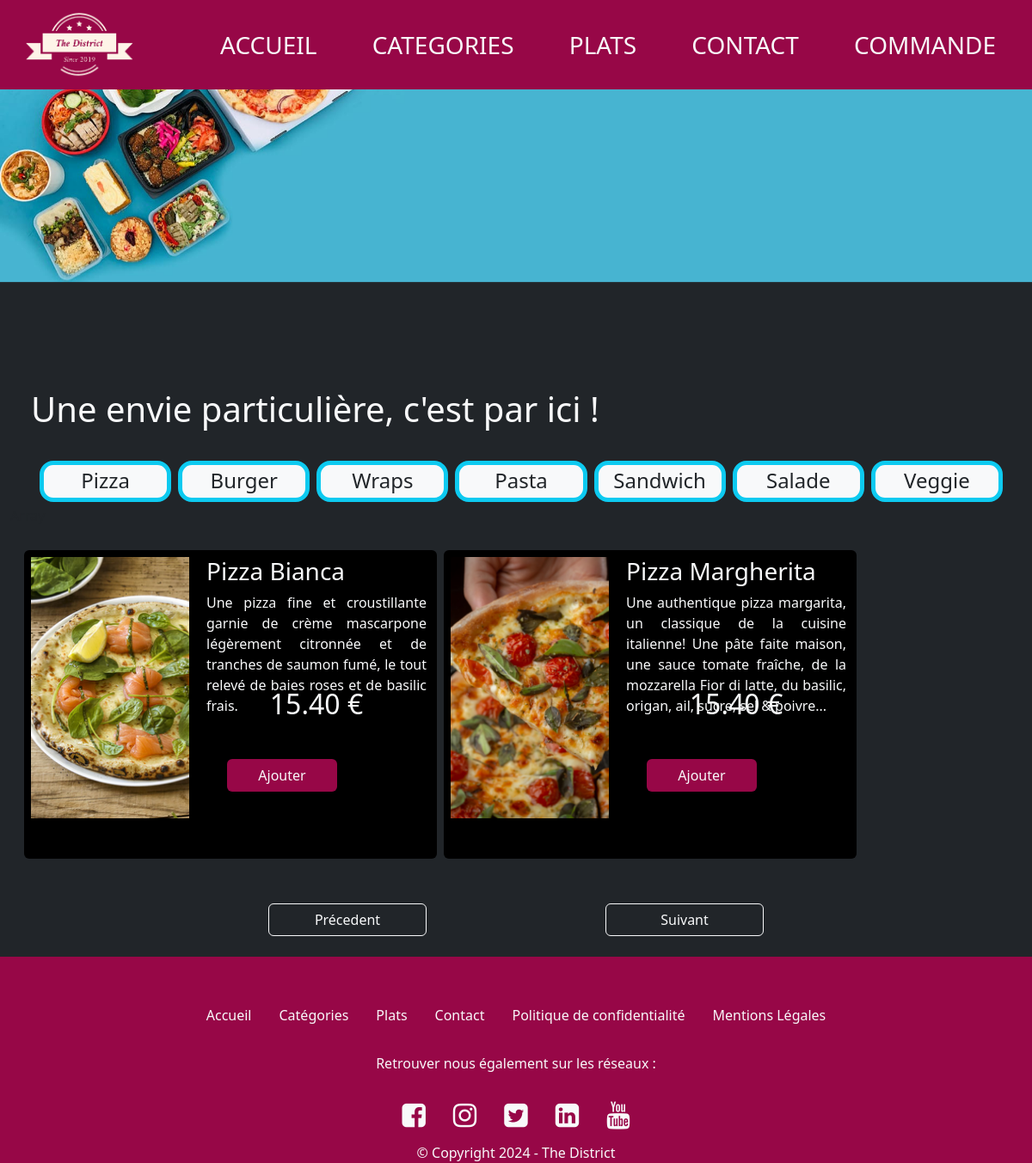
/FRONT/categories.php, run on the app's committed database.
### tables this page shows
CREATE TABLE `categorie` (
  `id` int(11) NOT NULL,
  `libelle` varchar(100) NOT NULL,
  `image` varchar(255) NOT NULL,
  `active` varchar(10) NOT NULL
);

CREATE TABLE `plat` (
  `id` int(11) NOT NULL,
  `libelle` varchar(100) NOT NULL,
  `description` text NOT NULL,
  `prix` decimal(10,2) NOT NULL,
  `image` varchar(255) NOT NULL,
  `id_categorie` int(11) NOT NULL,
  `active` varchar(10) NOT NULL
);

### FRONT/DAO.php (called while the page is built, shortened)
<?php
function getCateg($db)
{
    $categ = $db->query("SELECT * FROM categorie WHERE active = 'Yes'");
    $result = $categ->fetchAll(PDO::FETCH_OBJ);
    return $result;
}
function getPlatsByCat($cat, $db)
{
    $query = $db->prepare("SELECT * FROM plat WHERE active = 'Yes' AND id_categorie=:cat_id");
    $query->bindParam(':cat_id', $cat, PDO::PARAM_INT);
    $query->execute();
    $platsByCat = $query->fetchAll(PDO::FETCH_OBJ);
    return $platsByCat;
}

### FRONT/categories.php (the view, shortened to what this page needs)
<?php
include 'header.php';
include 'db_connect.php';
require_once ('DAO.php');
?>
<div class="banniere_cat parallax" >
</div>
<div id="menu-categorie" class="container-fluid mt-4 mx-auto">
<h1 class="text-light p-4">Une envie particulière, c'est par ici !</h1>
  <ul class="container nav justify-content-center">
    <?php
    $categories = getCateg($db);
    foreach ($categories as $cat): ?>
      <a class="nav-link text-dark fs-4 col bg-light m-1 rounded-4 text-center border border-info border-5 p-0 button btn-animate" aria-current="page" href="categories.php?id=<?= $cat->id ?>">
        <li class="nav-item li align-middle"><?= $cat->libelle ?></li>
      </a>
    <?php endforeach; ?>
  </ul>
<?php
$id= $_GET['id'] ?? 4;
$categories=getPlatsByCat($id, $db);
if (!empty ($id)) : ?>
  <div class="col row text-light p-4">
  <?php foreach ($categories as $afficher => $key): ?>
    <div class="col-5 row rounded m-1 bg-black p-0">
      <div class="col-5 p-0">
        <img src="images/food/<?= $key->image ?>" class="mini rounded-start p-2" >
      </div>
      <div class="col-7">
        <h3 class="card-title pt-2 pb-2"><?= $key->libelle ?></h3>
        <p class="card-text justify-text h-25"><?= $key->description ?></p>
        <p class="card-text fs-2  text-center"><?= $key->prix . " €"?></p>
        <a href="plats.php" class="btn m-4 w-50 color_district text-center text-light" style="background-color: #970747;">Ajouter</a>
      </div>
    </div>
  <?php endforeach; ?>
  </div>
  <?php else : ?>
    <p class="text-light text-center p-4 m-4 fs-1">Aucuns plats trouver Oups... !</p>
<?php endif ?>
</div>
<div class="myBouton row justify-content-center text-center p-4">
  <div class="col-4 btn-nav">
    <a href="" class="btn col-6 text-light border border-light">Précedent</a>
  </div>
  <div class="col-4 btn-nav">
    <a href="" class="btn col-6 text-light border border-light">Suivant</a>
  </div>
</div>
<?php include 'footer.php';?>

### FRONT/css/style.css (style rules this page uses)
body { margin: 0 auto; display: block; width: 100%; overflow-x: hidden; }
.color_district { background-color: #970747; }
.button { width: 100px; min-width: 48px; min-height: 48px; border-radius: 24px; text-align: center; color: #fff; transition: all 100ms ease-in-out; }
.btn-animate { background: #11355C; color: #FFF; }
.banniere_cat { display: block; width: 100%; min-height : 400px; background-image: url('../images/bg.jpg'); background-position: center; background-repeat: no-repeat; background-size:100% auto; }
.parallax { min-height: 300px; background-attachment: fixed; background-position: top; background-repeat: no-repeat; background-size: 100% cover; }
.mini { width: 100%; height: 320px; object-fit: cover; object-position: 20% 66%; }
.justify-text { text-align: justify; }

### data on the page
categorie: libelle "Pizza"
categorie: libelle "Burger"
categorie: libelle "Wraps"
categorie: libelle "Pasta"
categorie: libelle "Sandwich"
categorie: libelle "Salade"
categorie: libelle "Veggie"
plat: image (picture), libelle "Pizza Bianca", description "Une pizza fine et croustillante garnie de crème mascarpone légèrement citronnée et de tranches de saumon fumé, le tout relevé de baies roses et de basilic frais.", prix "15.40"
plat: image (picture), libelle "Pizza Margherita", description "Une authentique pizza margarita, un classique de la cuisine italienne! Une pâte faite maison, une sauce tomate fraîche, de la mozzarella Fior di latte, du basilic, origan, ail, sucre, sel & poivre...", prix "15.40"
